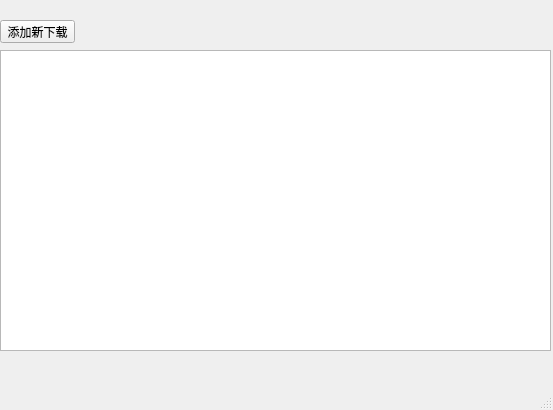
<?xml version="1.0" encoding="UTF-8"?>
<ui version="4.0">
 <class>DownListWin</class>
 <widget class="QMainWindow" name="DownListWin">
  <property name="geometry">
   <rect>
    <x>0</x>
    <y>0</y>
    <width>553</width>
    <height>410</height>
   </rect>
  </property>
  <property name="windowTitle">
   <string>DownListWin</string>
  </property>
  <widget class="QWidget" name="centralWidget">
   <widget class="QListWidget" name="listWidget">
    <property name="geometry">
     <rect>
      <x>0</x>
      <y>50</y>
      <width>551</width>
      <height>301</height>
     </rect>
    </property>
   </widget>
   <widget class="QPushButton" name="adddownloadBt">
    <property name="geometry">
     <rect>
      <x>0</x>
      <y>20</y>
      <width>75</width>
      <height>23</height>
     </rect>
    </property>
    <property name="text">
     <string>添加新下载</string>
    </property>
   </widget>
  </widget>
  <widget class="QMenuBar" name="menuBar">
   <property name="geometry">
    <rect>
     <x>0</x>
     <y>0</y>
     <width>553</width>
     <height>23</height>
    </rect>
   </property>
  </widget>
  <widget class="QStatusBar" name="statusBar"/>
 </widget>
 <layoutdefault spacing="6" margin="11"/>
 <resources/>
 <connections/>
</ui>
